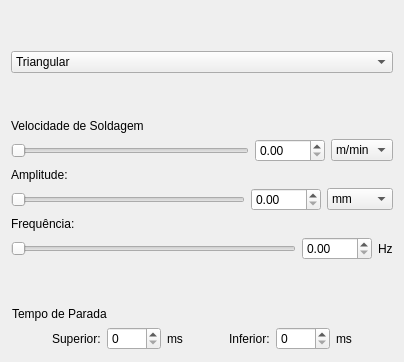
        <widget class="QWidget" name="tab_4">
         <attribute name="title">
          <string>Transversal</string>
         </attribute>
         <layout class="QVBoxLayout" name="verticalLayout_3">
          <item>
           <spacer name="verticalSpacer_7">
            <property name="orientation">
             <enum>Qt::Vertical</enum>
            </property>
            <property name="sizeHint" stdset="0">
             <size>
              <width>20</width>
              <height>40</height>
             </size>
            </property>
           </spacer>
          </item>
          <item>
           <layout class="QHBoxLayout" name="horizontalLayout_4">
            <item>
             <widget class="QComboBox" name="transvTrajectoryComboBox">
              <item>
               <property name="text">
                <string>Triangular</string>
               </property>
              </item>
              <item>
               <property name="text">
                <string>E</string>
               </property>
              </item>
              <item>
               <property name="text">
                <string>Duplo E</string>
               </property>
              </item>
             </widget>
            </item>
           </layout>
          </item>
          <item>
           <spacer name="verticalSpacer_9">
            <property name="orientation">
             <enum>Qt::Vertical</enum>
            </property>
            <property name="sizeHint" stdset="0">
             <size>
              <width>20</width>
              <height>40</height>
             </size>
            </property>
           </spacer>
          </item>
          <item>
           <layout class="QGridLayout" name="gridLayout_12">
            <item row="1" column="0">
             <widget class="QSlider" name="trWeldSpeedSlider">
              <property name="maximum">
               <number>300</number>
              </property>
              <property name="orientation">
               <enum>Qt::Horizontal</enum>
              </property>
             </widget>
            </item>
            <item row="1" column="2">
             <widget class="QComboBox" name="trWeldSpeedUnitComboBox">
              <item>
               <property name="text">
                <string>m/min</string>
               </property>
              </item>
              <item>
               <property name="text">
                <string>mm/s</string>
               </property>
              </item>
              <item>
               <property name="text">
                <string>rpm</string>
               </property>
              </item>
              <item>
               <property name="text">
                <string>rps</string>
               </property>
              </item>
             </widget>
            </item>
            <item row="0" column="0">
             <widget class="QLabel" name="label_14">
              <property name="text">
               <string>Velocidade de Soldagem</string>
              </property>
             </widget>
            </item>
            <item row="1" column="1">
             <widget class="QDoubleSpinBox" name="trWeldSpeedSpinBox">
              <property name="minimumSize">
               <size>
                <width>70</width>
                <height>0</height>
               </size>
              </property>
             </widget>
            </item>
           </layout>
          </item>
          <item>
           <layout class="QGridLayout" name="gridLayout_6">
            <item row="1" column="0">
             <widget class="QSlider" name="trAmplitudeSlider">
              <property name="maximum">
               <number>300</number>
              </property>
              <property name="orientation">
               <enum>Qt::Horizontal</enum>
              </property>
             </widget>
            </item>
            <item row="1" column="1">
             <widget class="QDoubleSpinBox" name="trAmplitudeSpinBox">
              <property name="minimumSize">
               <size>
                <width>70</width>
                <height>0</height>
               </size>
              </property>
             </widget>
            </item>
            <item row="1" column="2">
             <widget class="QComboBox" name="trAmplitudeUnitComboBox">
              <property name="sizeIncrement">
               <size>
                <width>0</width>
                <height>0</height>
               </size>
              </property>
              <item>
               <property name="text">
                <string>mm</string>
               </property>
              </item>
              <item>
               <property name="text">
                <string>cm</string>
               </property>
              </item>
              <item>
               <property name="text">
                <string>m</string>
               </property>
              </item>
              <item>
               <property name="text">
                <string>pulsos</string>
               </property>
              </item>
              <item>
               <property name="text">
                <string>&quot;</string>
               </property>
              </item>
             </widget>
            </item>
            <item row="0" column="0">
             <widget class="QLabel" name="label_9">
              <property name="text">
               <string>Amplitude:</string>
              </property>
             </widget>
            </item>
           </layout>
          </item>
          <item>
           <layout class="QGridLayout" name="gridLayout_13">
            <item row="1" column="2">
             <widget class="QLabel" name="label_15">
              <property name="text">
               <string>Hz</string>
              </property>
             </widget>
            </item>
            <item row="1" column="1">
             <widget class="QDoubleSpinBox" name="trFrequencySpinBox">
              <property name="minimumSize">
               <size>
                <width>70</width>
                <height>0</height>
               </size>
              </property>
             </widget>
            </item>
            <item row="0" column="0">
             <widget class="QLabel" name="label_12">
              <property name="text">
               <string>Frequência:</string>
              </property>
             </widget>
            </item>
            <item row="1" column="0">
             <widget class="QSlider" name="trFrequencySlider">
              <property name="maximum">
               <number>300</number>
              </property>
              <property name="orientation">
               <enum>Qt::Horizontal</enum>
              </property>
             </widget>
            </item>
           </layout>
          </item>
          <item>
           <spacer name="verticalSpacer_8">
            <property name="orientation">
             <enum>Qt::Vertical</enum>
            </property>
            <property name="sizeHint" stdset="0">
             <size>
              <width>20</width>
              <height>40</height>
             </size>
            </property>
           </spacer>
          </item>
          <item>
           <widget class="QWidget" name="stopTimeWidget" native="true">
            <layout class="QGridLayout" name="gridLayout_14">
             <property name="leftMargin">
              <number>1</number>
             </property>
             <property name="topMargin">
              <number>1</number>
             </property>
             <property name="rightMargin">
              <number>1</number>
             </property>
             <property name="bottomMargin">
              <number>1</number>
             </property>
             <item row="0" column="0">
              <layout class="QVBoxLayout" name="verticalLayout_6">
               <item>
                <widget class="QLabel" name="label_35">
                 <property name="text">
                  <string>Tempo de Parada</string>
                 </property>
                </widget>
               </item>
               <item>
                <layout class="QHBoxLayout" name="horizontalLayout_6">
                 <item>
                  <spacer name="horizontalSpacer_5">
                   <property name="orientation">
                    <enum>Qt::Horizontal</enum>
                   </property>
                   <property name="sizeHint" stdset="0">
                    <size>
                     <width>40</width>
                     <height>20</height>
                    </size>
                   </property>
                  </spacer>
                 </item>
                 <item>
                  <widget class="QLabel" name="label_36">
                   <property name="text">
                    <string>Superior:</string>
                   </property>
                  </widget>
                 </item>
                 <item>
                  <widget class="QSpinBox" name="supSpinBox">
                   <property name="maximum">
                    <number>1500</number>
                   </property>
                  </widget>
                 </item>
                 <item>
                  <widget class="QLabel" name="label_37">
                   <property name="text">
                    <string>ms</string>
                   </property>
                  </widget>
                 </item>
                 <item>
                  <spacer name="horizontalSpacer_6">
                   <property name="orientation">
                    <enum>Qt::Horizontal</enum>
                   </property>
                   <property name="sizeHint" stdset="0">
                    <size>
                     <width>40</width>
                     <height>20</height>
                    </size>
                   </property>
                  </spacer>
                 </item>
                 <item>
                  <widget class="QLabel" name="label_38">
                   <property name="text">
                    <string>Inferior:</string>
                   </property>
                  </widget>
                 </item>
                 <item>
                  <widget class="QSpinBox" name="infSpinBox">
                   <property name="maximum">
                    <number>1500</number>
                   </property>
                  </widget>
                 </item>
                 <item>
                  <widget class="QLabel" name="label_39">
                   <property name="text">
                    <string>ms</string>
                   </property>
                  </widget>
                 </item>
                 <item>
                  <spacer name="horizontalSpacer_7">
                   <property name="orientation">
                    <enum>Qt::Horizontal</enum>
                   </property>
                   <property name="sizeHint" stdset="0">
                    <size>
                     <width>40</width>
                     <height>20</height>
                    </size>
                   </property>
                  </spacer>
                 </item>
                </layout>
               </item>
              </layout>
             </item>
            </layout>
           </widget>
          </item>
         </layout>
        </widget>
